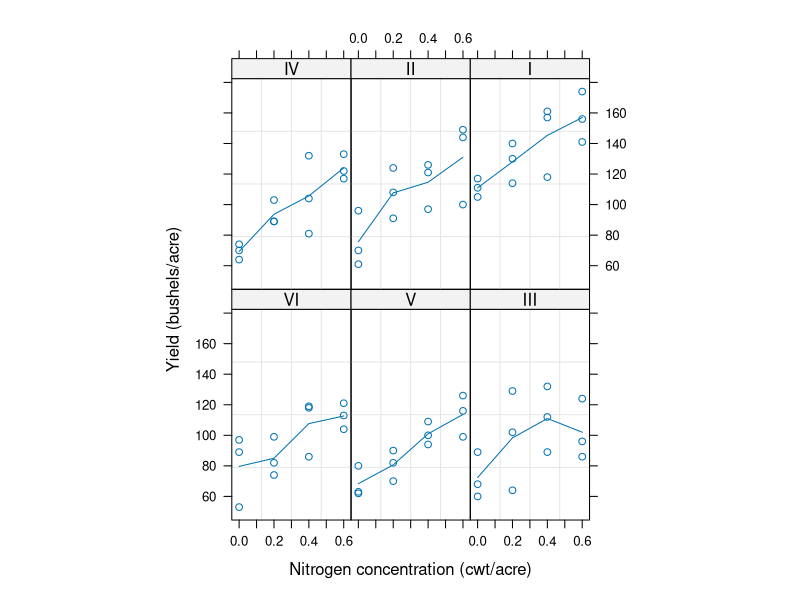
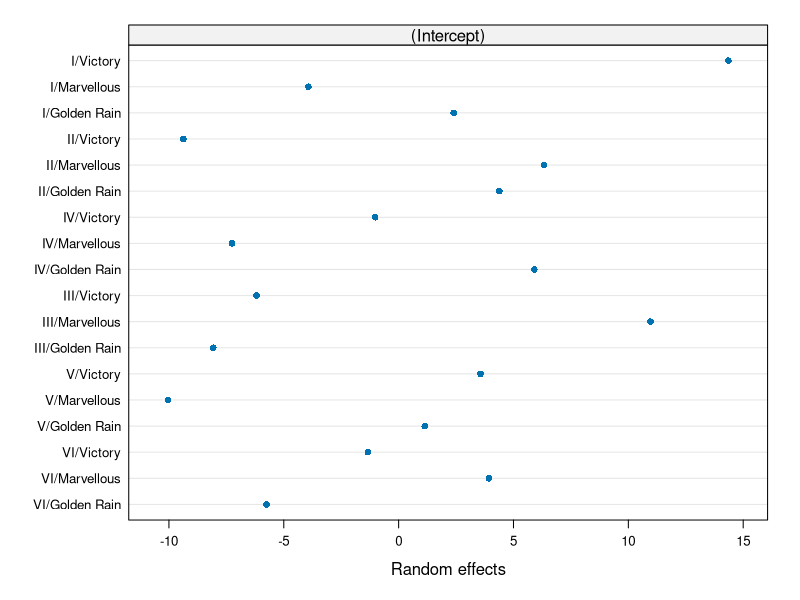
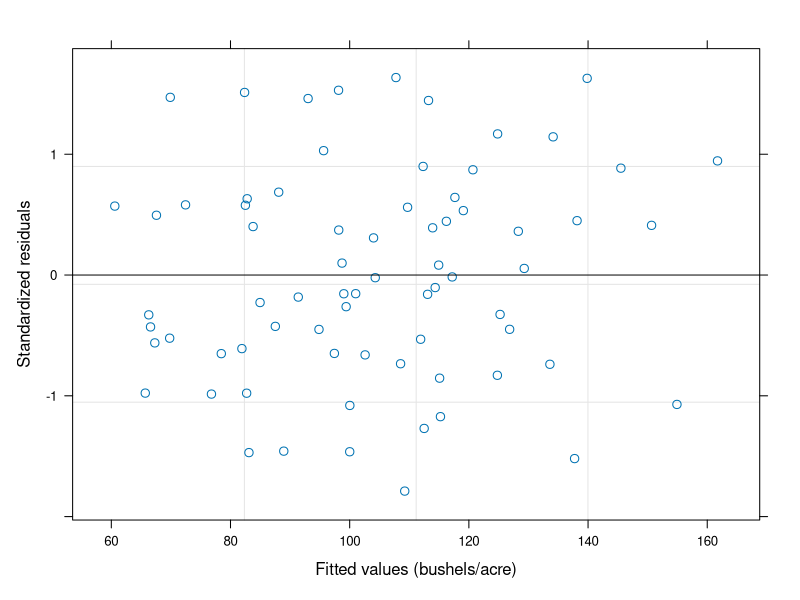

Write R code to recreate these figures, in order.
## ---- chunk 1
library(nlme)
## ---- chunk 2
library(nlme)
## ---- chunk 3
data(Oats)
str(Oats)
head(Oats)
plot(Oats)
## ---- chunk 4
model1 <- lm(yield ~ Variety * nitro, data = Oats)
summary(model1)
## ---- chunk 5
#just fixed effects
lme(yield ~ Variety * nitro, data = Oats)

#now add random effects
lme(yield ~ Variety * nitro, data = Oats, 
              random = ~1 | Block/Variety/nitro)

#but model is now saturated with random effects, i.e. there are as many combinations of random effects (72) as there are data points (72) in the model.  So remove the lowest level random effect

model2 <- lme(yield ~ Variety * nitro, data = Oats, 
              random = ~1 | Block/Variety)
model2
summary(model2)
## ---- chunk 6
#model1 coefficients
coef(model1)
#model2 coefficients
coef(model2)
## ---- chunk 7
plot(ranef(model2))
## ---- chunk 8
plot(model2)
